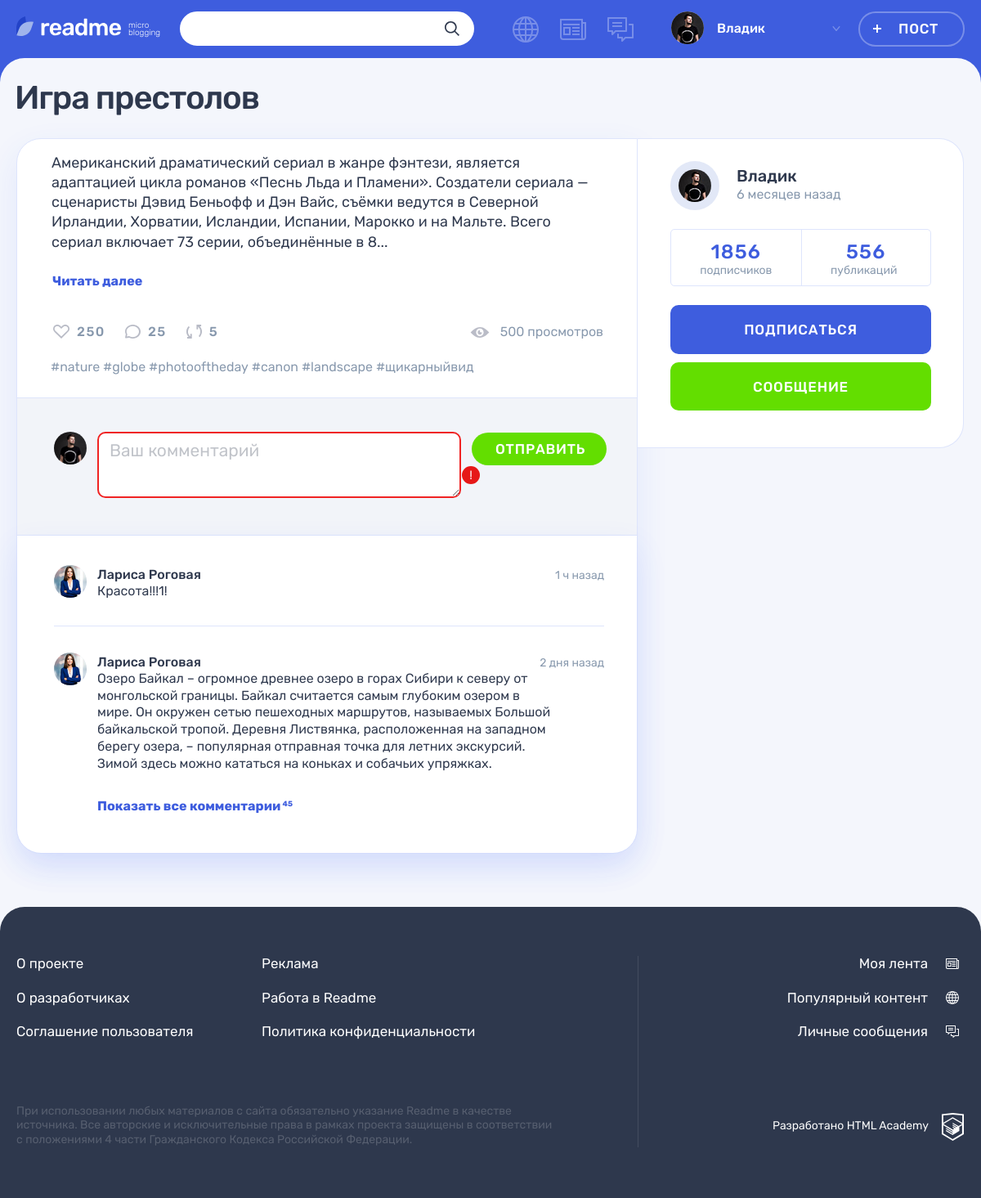
Screenshot of /post.php?post_id=2 (signed in) with the database file from the repository.
### tables this page shows
CREATE TABLE posts
(
  id          INT AUTO_INCREMENT PRIMARY KEY,
  created_at  DATETIME     NOT NULL,
  title       VARCHAR(200) NOT NULL,
  content     VARCHAR(1000),
  author      VARCHAR(128),
  picture_url VARCHAR(1000),
  video_url   VARCHAR(1000),
  website     VARCHAR(1000),
  views_count INT UNSIGNED DEFAULT 0,
  user_id     INT          NOT NULL,
  type_id     INT          NOT NULL,
  FOREIGN KEY (user_id) REFERENCES users (id),
  FOREIGN KEY (type_id) REFERENCES content_types (id)
);

CREATE TABLE users
(
  id            INT AUTO_INCREMENT PRIMARY KEY,
  registered_at DATETIME            NOT NULL,
  email         VARCHAR(320) UNIQUE NOT NULL,
  login         VARCHAR(128) UNIQUE NOT NULL,
  password      VARCHAR(1000)       NOT NULL,
  avatar_path   VARCHAR(125)
);

### templates/post.php (the view, shortened to what the rows shown need)
<div class="container">
    <h1 class="page__title page__title--publication"><?= htmlspecialchars($post['title']) ?></h1>
    <section class="post-details">
        <div class="post-details__wrapper <?= $post["type"] ?>">
            <div class="post-details__main-block post post--details">
                <?php
                    $template_post = include_template("/parts/post/" . $post["type"] . ".php", [
                        "id" => $post["id"],
                        "title" => $post["title"],
                        "content" => $post["contain"],
                        "author" => $post["user_name"],
                        "is_details" => true,
                        "show_title" => false,
                        "is_video_control" => false,
                    ]);
                    print($template_post);
                ?>
            </div>
            <div class="post-details__user user">
                <div class="post-details__user-info user__info">
                    <div class="post-details__avatar user__avatar">
                        <a class="post-details__avatar-link user__avatar-link" href="#">
                            <img class="post-details__picture user__picture" src="<?= htmlspecialchars($post["avatar"]) ?>"
                                 alt="Аватар пользователя">
                        </a>
                    </div>
                </div>
            </div>
        </div>
    </section>
</div>

### templates/parts/post/post-text.php (shortened to what the rows shown need)
<?php
$postSettings = truncateContent($content);
?>
<div class="post__main">
    <p>
        <?= htmlspecialchars($postSettings["content"]) ?>
    </p>
    <?php if ($postSettings["truncated"]): ?>
        <a class="post-text__more-link">Читать далее</a>
    <?php endif ?>
</div>

### templates/layout.php (shortened to what the rows shown need)
<!DOCTYPE html>
<html lang="ru">
<head>
    <link rel="stylesheet" href="css/main.css">
</head>
<body class="page">
<header class="header">
    <div class="header__wrapper container">
        <div class="header__nav-wrapper">
            <nav class="header__nav">
                <ul class="header__user-nav">
                    <li class="header__profile">
                        <a class="header__profile-link" href="#">
                            <div class="header__avatar-wrapper">
                                <img class="header__profile-avatar" src="<?= htmlspecialchars($user["avatar_path"]) ?>"
                                     alt="Аватар профиля">
                            </div>
                            <div class="header__profile-name">
                                <span>
                                    <?= htmlspecialchars($user["login"]) ?>
                                </span>
                                <svg class="header__link-arrow" width="10" height="6">
                                    <use xlink:href="#icon-arrow-right-ad"></use>
                                </svg>
                            </div>
                        </a>
                    </li>
                </ul>
            </nav>
        </div>
    </div>
</header>
<section class="page__main <?= $template_class ?>">
    <?= $template ?>
</section>
</body>
</html>

### rows the page displays
posts: user.avatar_path (picture), user.login "Владик", title "Игра престолов", content "Американский драматический сериал в жанре фэнтези, является адаптацией цикла романов «Песнь Льда и Пламени». Создатели сериала — сценаристы Дэвид Беньофф и Дэн Вайс, съёмки ведутся в Северной Ирландии, Хорватии, Исландии, Испании, Марокко и на Мальте. Всего сериал включает 73 серии, объединённые в 8..."

### other values shown
$post["user_name"] "Владик"
$post["time_ago"] "6 месяцев назад"
